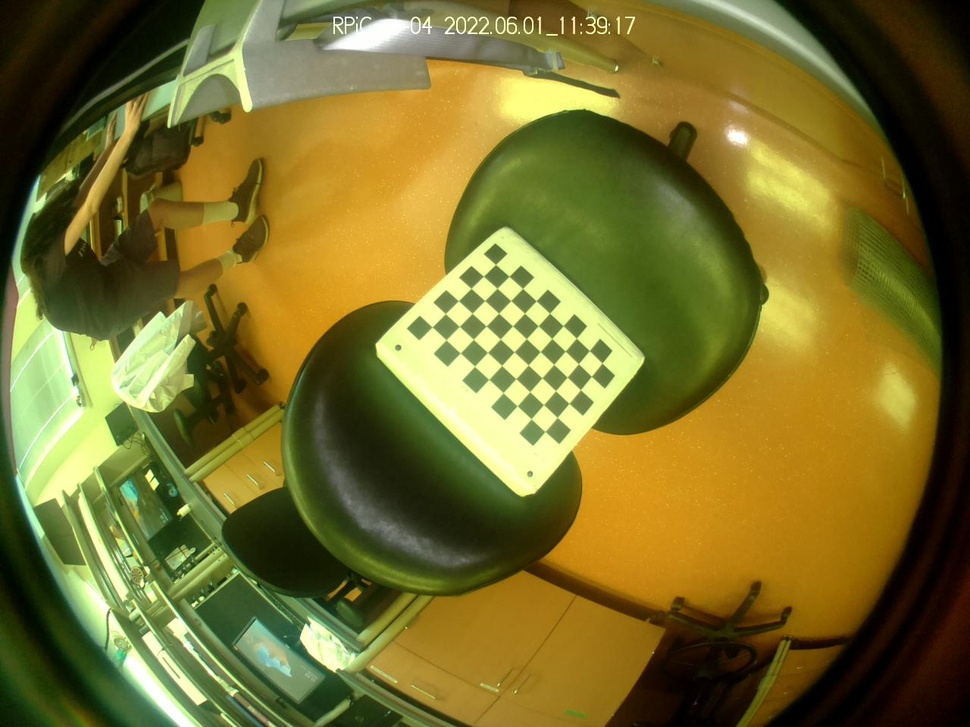
#> input picture Fisheye Correction Tutorial/Sample01.jpg, 970 x 727 px, shrunk from 1280 x 960 before the run; its folder holds 4 pictures in this run
$ jupyter execute FisheyeCorrection.ipynb   (older library calls are emulated)
#> lines starting #> are read from the running program, lines starting #| are printed output that depends on the picture
# Correcting an entire video for the fisheye distortion

Fisheye distortion is something we need to fix if we want DeepLabCut to be able to properly learn from our videos. Correcting for this distortion should keep the mice at consistent sizes regardless of their location in the cage.

# 1. Take some pictures

We need to have a set of calibration images so that our program can figure out exactly how the fisheye lens is distorting the picture. Print out the attached calibration image and attach it to a hard flat thing (like a book or something). Move it around and take 20-40 pictures of it with the same camera that the video was recorded with. Drop those files in this folder.

# 2. Calibrate the camera

In this step, we will generate a map of how much each pixel needs to be moved based on the calibration data.

[cell 1]
import cv2
import numpy as np
import os
import glob

CHECKERBOARD = (6,9)
subpix_criteria = (cv2.TERM_CRITERIA_EPS+cv2.TERM_CRITERIA_MAX_ITER, 30, 0.1)
calibration_flags = cv2.fisheye.CALIB_RECOMPUTE_EXTRINSIC+cv2.fisheye.CALIB_CHECK_COND+cv2.fisheye.CALIB_FIX_SKEW
objp = np.zeros((1, CHECKERBOARD[0]*CHECKERBOARD[1], 3), np.float32)
objp[0,:,:2] = np.mgrid[0:CHECKERBOARD[0], 0:CHECKERBOARD[1]].T.reshape(-1, 2)
_img_shape = None
objpoints = [] # 3d point in real world space
imgpoints = [] # 2d points in image plane.
images = glob.glob('*.jpg')
for fname in images:
    img = cv2.imread(fname)
#> img is the input picture: shape (727, 970, 3); mean B, G, R 43.9, 110.5, 119.8
    if _img_shape == None:
        _img_shape = img.shape[:2]
    else:
        assert _img_shape == img.shape[:2], "All images must share the same size."
    gray = cv2.cvtColor(img,cv2.COLOR_BGR2GRAY)
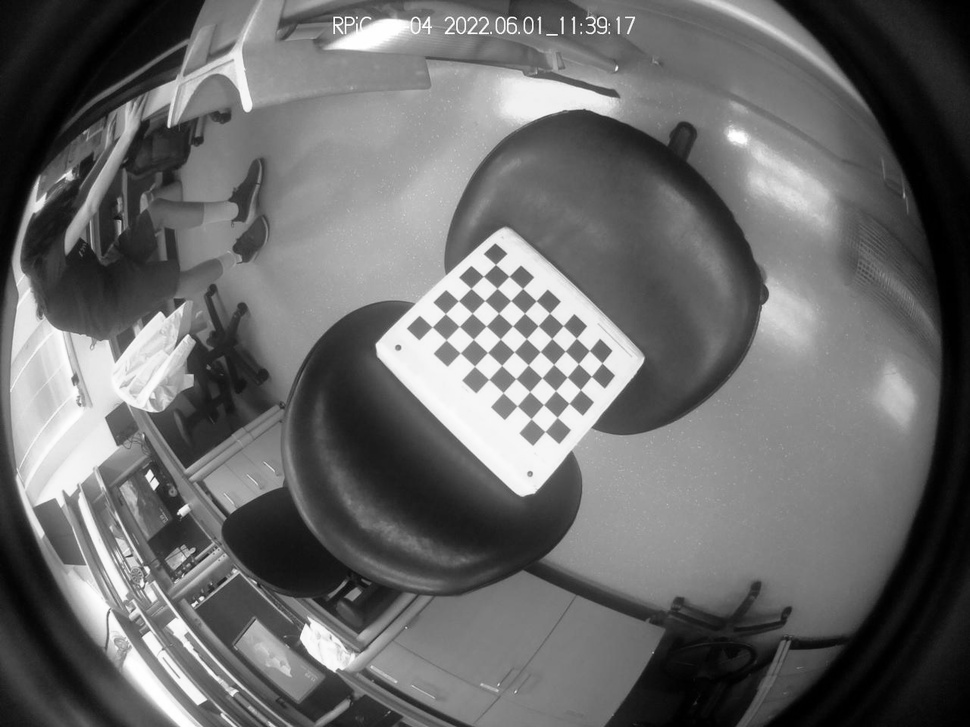
#> gray: shape (727, 970); min 0, max 255, mean 105.7
    # Find the chess board corners
    ret, corners = cv2.findChessboardCorners(gray, CHECKERBOARD, cv2.CALIB_CB_ADAPTIVE_THRESH+cv2.CALIB_CB_FAST_CHECK+cv2.CALIB_CB_NORMALIZE_IMAGE)
#> ret = True; corners = 54 rows, first 8: [432.2, 326.9], [445.4, 313.6], [458.4, 300.8], [471, 288.4], [483.4, 276.3], [495.5, 264.5], [446.2, 339.9], [459.3, 326.4]
    # If found, add object points, image points (after refining them)
    if ret == True:
        objpoints.append(objp)
        cv2.cornerSubPix(gray,corners,(3,3),(-1,-1),subpix_criteria)
        imgpoints.append(corners)
#> pass 2 of the loop `for fname in images:`:
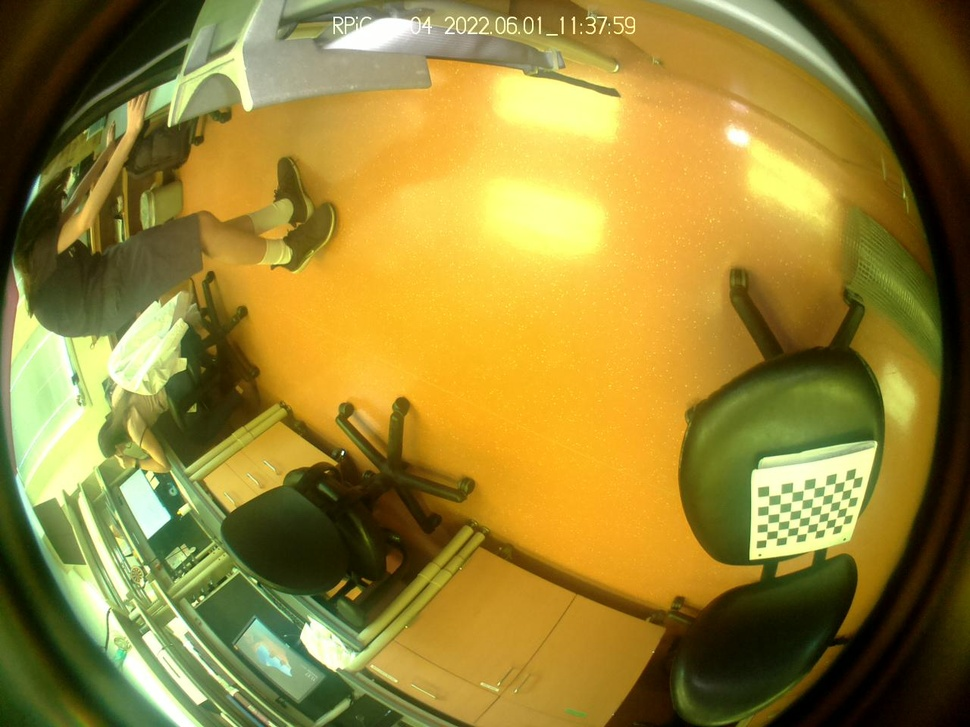
#> input picture Fisheye Correction Tutorial/Sample02.jpg, 970 x 727 px, shrunk from 1280 x 960 before the run
#> img is the input picture: shape (727, 970, 3); mean B, G, R 52.3, 131, 151.3
#> `gray = cv2.cvtColor(img,cv2.COLOR_BGR2GRAY)`:
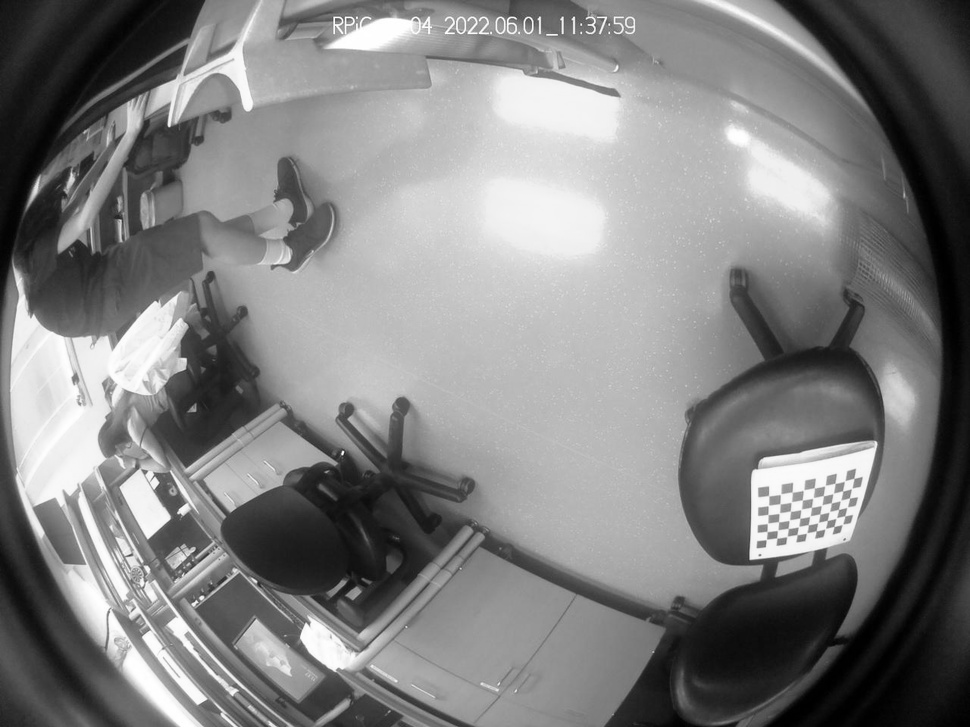
#> gray: shape (727, 970); min 0, max 255, mean 128.1
#> corners = 54 rows, first 8: [766.3, 539.5], [767.1, 531.5], [768, 521], [767.9, 514.4], [768.4, 505.5], [768.6, 495.6], [776.7, 538], [777.4, 530.4]
#> pass 3 of the loop `for fname in images:`:
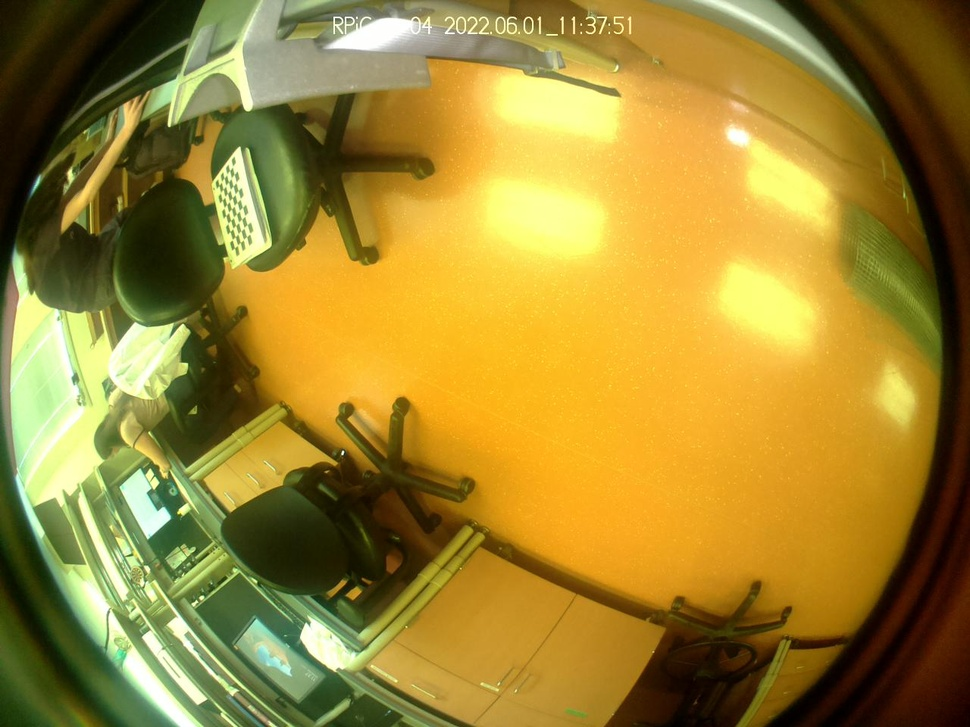
#> input picture Fisheye Correction Tutorial/Sample03.jpg, 970 x 727 px, shrunk from 1280 x 960 before the run
#> img is the input picture: shape (727, 970, 3); mean B, G, R 50.5, 133.3, 157.8
#> `gray = cv2.cvtColor(img,cv2.COLOR_BGR2GRAY)`:
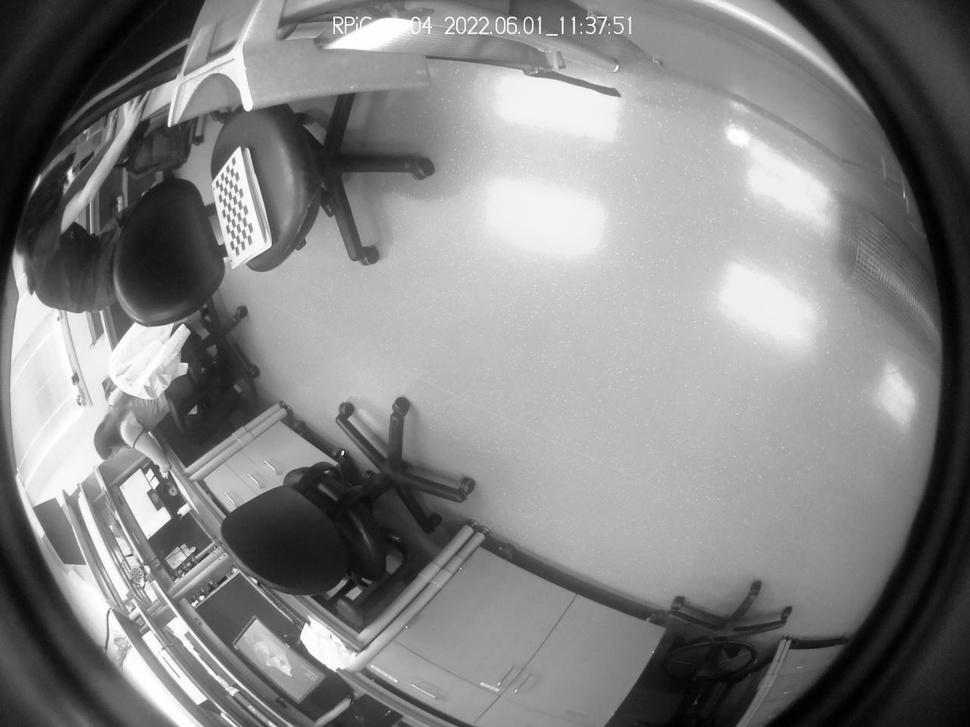
#> gray: shape (727, 970); min 0, max 255, mean 131.2
#> ret = False; corners = None
#> the loop made 4 passes; the first 3 are shown
N_OK = len(objpoints)
K = np.zeros((3, 3))
D = np.zeros((4, 1))
rvecs = [np.zeros((1, 1, 3), dtype=np.float64) for i in range(N_OK)]
#> rvecs = [[[0, 0, 0]], [[0, 0, 0]]]
tvecs = [np.zeros((1, 1, 3), dtype=np.float64) for i in range(N_OK)]
#> tvecs = [[[0, 0, 0]], [[0, 0, 0]]]
rms, _, _, _, _ = \
    cv2.fisheye.calibrate(
        objpoints,
        imgpoints,
        gray.shape[::-1],
        K,
        D,
        rvecs,
        tvecs,
        calibration_flags,
        (cv2.TERM_CRITERIA_EPS+cv2.TERM_CRITERIA_MAX_ITER, 30, 1e-6)
    )
print("Found " + str(N_OK) + " valid images for calibration")
DIM = _img_shape[::-1]
#> DIM = (970, 727)

map1, map2 = cv2.fisheye.initUndistortRectifyMap(K, D, np.eye(3), cv2.fisheye.estimateNewCameraMatrixForUndistortRectify(K, D, DIM, np.eye(3), balance=0.0), DIM, cv2.CV_16SC2)
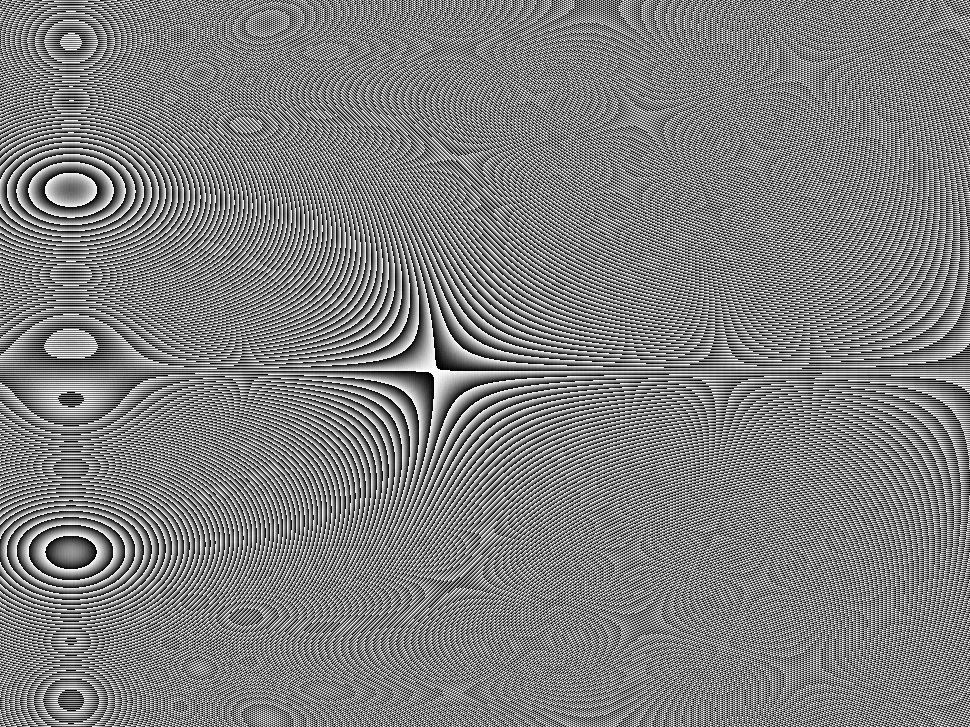
#> map2: shape (727, 970) uint16; min 0, max 1023, mean 511.6; drawn with min black and max white
